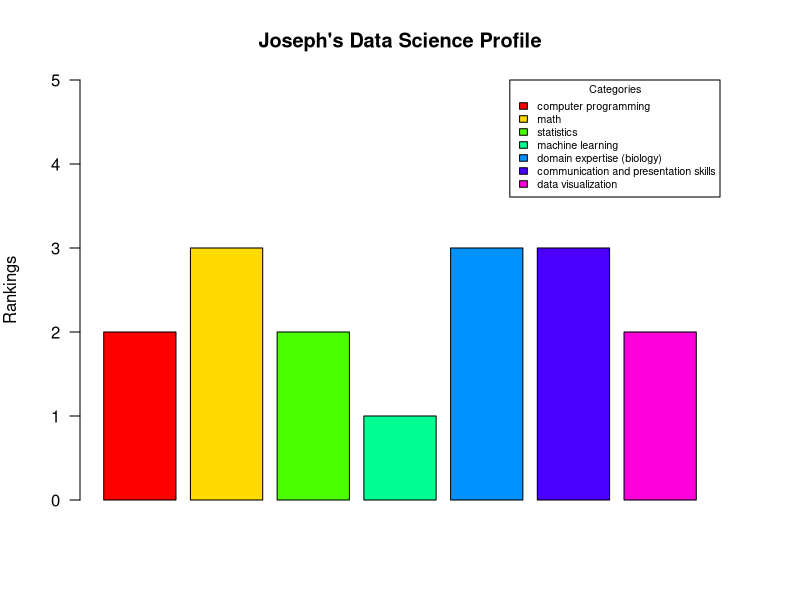

Here is the R script that generated this plot:
## ---- chunk 1
# Create data science profile categories and rankings as vectors
# and combine them as columns of a data frame.
categories <- c('computer programming', 
                'math', 
                'statistics', 
                'machine learning', 
                'domain expertise (biology)',
                'communication and presentation skills',
                'data visualization')
rankings <- c(2, 3, 2, 1, 3, 3, 2)
Joseph <- data.frame(categories, rankings)

# Create bar graph of the data frame. To avoid long x-axis labels,
# the categories are placed in a legend.
par(mar=c(5,4,4,4))
Joseph_bar <- barplot(Joseph$rankings,
              main = 'Joseph\'s Data Science Profile',
              ylab = 'Rankings', ylim = c(0,5), las = 2,
              col = rainbow(7),
              legend = Joseph$categories,
              args.legend = list(title = "Categories",
                                 x = "topright",
                                 cex = .65)
              )
